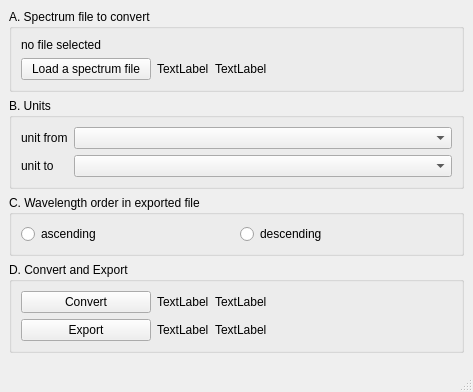
<?xml version="1.0" encoding="UTF-8"?>
<ui version="4.0">
 <class>MainWindow</class>
 <widget class="QMainWindow" name="MainWindow">
  <property name="geometry">
   <rect>
    <x>0</x>
    <y>0</y>
    <width>473</width>
    <height>392</height>
   </rect>
  </property>
  <property name="windowTitle">
   <string>MainWindow</string>
  </property>
  <widget class="QWidget" name="centralwidget">
   <layout class="QVBoxLayout" name="verticalLayout_5">
    <item>
     <widget class="QGroupBox" name="groupBox">
      <property name="title">
       <string>A. Spectrum file to convert</string>
      </property>
      <layout class="QVBoxLayout" name="verticalLayout">
       <item>
        <widget class="QLabel" name="spectrum_label">
         <property name="text">
          <string>no file selected</string>
         </property>
        </widget>
       </item>
       <item>
        <layout class="QGridLayout" name="gridLayout">
         <item row="0" column="0">
          <widget class="QPushButton" name="spectrum_select">
           <property name="sizePolicy">
            <sizepolicy hsizetype="Preferred" vsizetype="Fixed">
             <horstretch>0</horstretch>
             <verstretch>0</verstretch>
            </sizepolicy>
           </property>
           <property name="minimumSize">
            <size>
             <width>130</width>
             <height>0</height>
            </size>
           </property>
           <property name="maximumSize">
            <size>
             <width>16777215</width>
             <height>16777215</height>
            </size>
           </property>
           <property name="text">
            <string>Load a spectrum file</string>
           </property>
          </widget>
         </item>
         <item row="0" column="1">
          <widget class="QLabel" name="spectrum_status">
           <property name="sizePolicy">
            <sizepolicy hsizetype="Minimum" vsizetype="Preferred">
             <horstretch>0</horstretch>
             <verstretch>0</verstretch>
            </sizepolicy>
           </property>
           <property name="text">
            <string>TextLabel</string>
           </property>
          </widget>
         </item>
         <item row="0" column="2">
          <widget class="QLabel" name="spectrum_text_output">
           <property name="sizePolicy">
            <sizepolicy hsizetype="MinimumExpanding" vsizetype="Preferred">
             <horstretch>0</horstretch>
             <verstretch>0</verstretch>
            </sizepolicy>
           </property>
           <property name="text">
            <string>TextLabel</string>
           </property>
          </widget>
         </item>
        </layout>
       </item>
      </layout>
     </widget>
    </item>
    <item>
     <widget class="QGroupBox" name="groupBox_2">
      <property name="title">
       <string>B. Units</string>
      </property>
      <layout class="QVBoxLayout" name="verticalLayout_2">
       <item>
        <layout class="QGridLayout" name="gridLayout_2">
         <item row="0" column="1">
          <widget class="QComboBox" name="unit_from"/>
         </item>
         <item row="0" column="0">
          <widget class="QLabel" name="label">
           <property name="sizePolicy">
            <sizepolicy hsizetype="Minimum" vsizetype="Preferred">
             <horstretch>0</horstretch>
             <verstretch>0</verstretch>
            </sizepolicy>
           </property>
           <property name="text">
            <string>unit from</string>
           </property>
          </widget>
         </item>
         <item row="1" column="0">
          <widget class="QLabel" name="label_2">
           <property name="sizePolicy">
            <sizepolicy hsizetype="Maximum" vsizetype="Preferred">
             <horstretch>0</horstretch>
             <verstretch>0</verstretch>
            </sizepolicy>
           </property>
           <property name="text">
            <string>unit to</string>
           </property>
          </widget>
         </item>
         <item row="1" column="1">
          <widget class="QComboBox" name="unit_to"/>
         </item>
        </layout>
       </item>
      </layout>
     </widget>
    </item>
    <item>
     <widget class="QGroupBox" name="groupBox_4">
      <property name="title">
       <string>C. Wavelength order in exported file</string>
      </property>
      <layout class="QVBoxLayout" name="verticalLayout_4">
       <item>
        <layout class="QGridLayout" name="gridLayout_4">
         <item row="0" column="0">
          <widget class="QRadioButton" name="ascending_order">
           <property name="text">
            <string>ascending</string>
           </property>
          </widget>
         </item>
         <item row="0" column="1">
          <widget class="QRadioButton" name="descending_order">
           <property name="text">
            <string>descending</string>
           </property>
          </widget>
         </item>
        </layout>
       </item>
      </layout>
     </widget>
    </item>
    <item>
     <widget class="QGroupBox" name="groupBox_3">
      <property name="title">
       <string>D. Convert and Export</string>
      </property>
      <layout class="QVBoxLayout" name="verticalLayout_3">
       <item>
        <layout class="QGridLayout" name="gridLayout_3">
         <item row="1" column="1">
          <widget class="QLabel" name="export_status">
           <property name="sizePolicy">
            <sizepolicy hsizetype="Minimum" vsizetype="Preferred">
             <horstretch>0</horstretch>
             <verstretch>0</verstretch>
            </sizepolicy>
           </property>
           <property name="text">
            <string>TextLabel</string>
           </property>
          </widget>
         </item>
         <item row="1" column="0">
          <widget class="QPushButton" name="export_btn">
           <property name="sizePolicy">
            <sizepolicy hsizetype="Preferred" vsizetype="Fixed">
             <horstretch>0</horstretch>
             <verstretch>0</verstretch>
            </sizepolicy>
           </property>
           <property name="minimumSize">
            <size>
             <width>130</width>
             <height>0</height>
            </size>
           </property>
           <property name="maximumSize">
            <size>
             <width>16777215</width>
             <height>16777215</height>
            </size>
           </property>
           <property name="text">
            <string>Export</string>
           </property>
          </widget>
         </item>
         <item row="0" column="0">
          <widget class="QPushButton" name="convert_btn">
           <property name="sizePolicy">
            <sizepolicy hsizetype="Preferred" vsizetype="Fixed">
             <horstretch>0</horstretch>
             <verstretch>0</verstretch>
            </sizepolicy>
           </property>
           <property name="minimumSize">
            <size>
             <width>130</width>
             <height>0</height>
            </size>
           </property>
           <property name="maximumSize">
            <size>
             <width>16777215</width>
             <height>16777215</height>
            </size>
           </property>
           <property name="text">
            <string>Convert</string>
           </property>
          </widget>
         </item>
         <item row="0" column="1">
          <widget class="QLabel" name="convert_status">
           <property name="sizePolicy">
            <sizepolicy hsizetype="Minimum" vsizetype="Preferred">
             <horstretch>0</horstretch>
             <verstretch>0</verstretch>
            </sizepolicy>
           </property>
           <property name="text">
            <string>TextLabel</string>
           </property>
          </widget>
         </item>
         <item row="0" column="2">
          <widget class="QLabel" name="convert_output_text">
           <property name="sizePolicy">
            <sizepolicy hsizetype="MinimumExpanding" vsizetype="Preferred">
             <horstretch>0</horstretch>
             <verstretch>0</verstretch>
            </sizepolicy>
           </property>
           <property name="text">
            <string>TextLabel</string>
           </property>
          </widget>
         </item>
         <item row="1" column="2">
          <widget class="QLabel" name="export_output_text">
           <property name="sizePolicy">
            <sizepolicy hsizetype="MinimumExpanding" vsizetype="Preferred">
             <horstretch>0</horstretch>
             <verstretch>0</verstretch>
            </sizepolicy>
           </property>
           <property name="text">
            <string>TextLabel</string>
           </property>
          </widget>
         </item>
        </layout>
       </item>
      </layout>
     </widget>
    </item>
    <item>
     <spacer name="verticalSpacer">
      <property name="orientation">
       <enum>Qt::Vertical</enum>
      </property>
      <property name="sizeHint" stdset="0">
       <size>
        <width>20</width>
        <height>40</height>
       </size>
      </property>
     </spacer>
    </item>
   </layout>
  </widget>
  <widget class="QMenuBar" name="menubar">
   <property name="geometry">
    <rect>
     <x>0</x>
     <y>0</y>
     <width>473</width>
     <height>21</height>
    </rect>
   </property>
  </widget>
  <widget class="QStatusBar" name="statusbar"/>
 </widget>
 <tabstops>
  <tabstop>spectrum_select</tabstop>
  <tabstop>unit_from</tabstop>
  <tabstop>unit_to</tabstop>
  <tabstop>ascending_order</tabstop>
  <tabstop>descending_order</tabstop>
  <tabstop>convert_btn</tabstop>
  <tabstop>export_btn</tabstop>
 </tabstops>
 <resources/>
 <connections/>
</ui>
